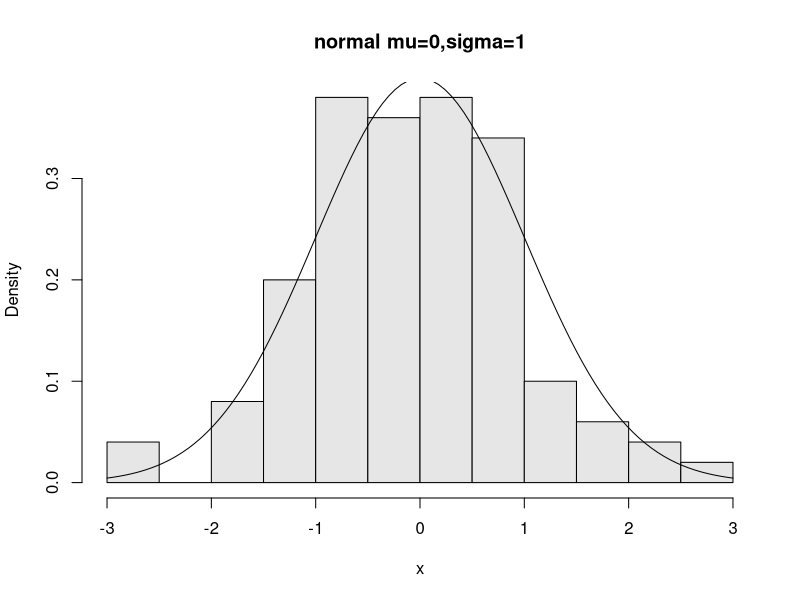
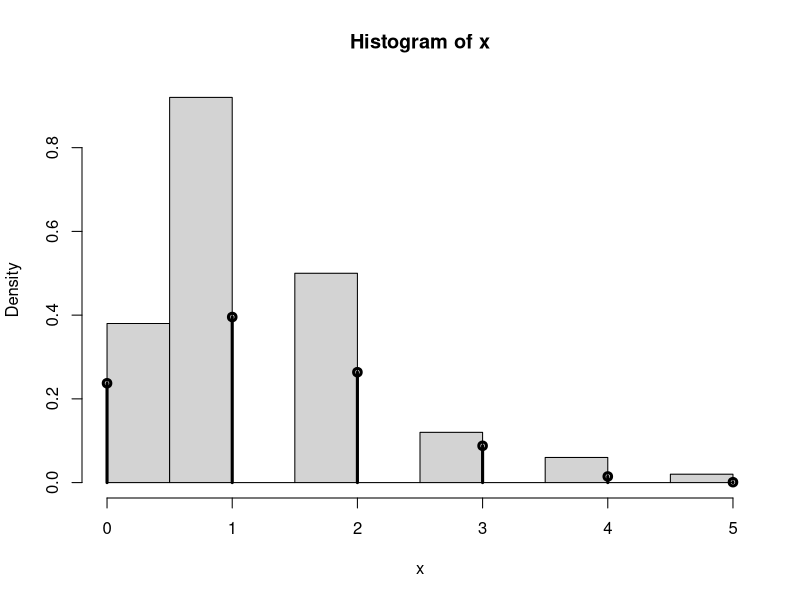
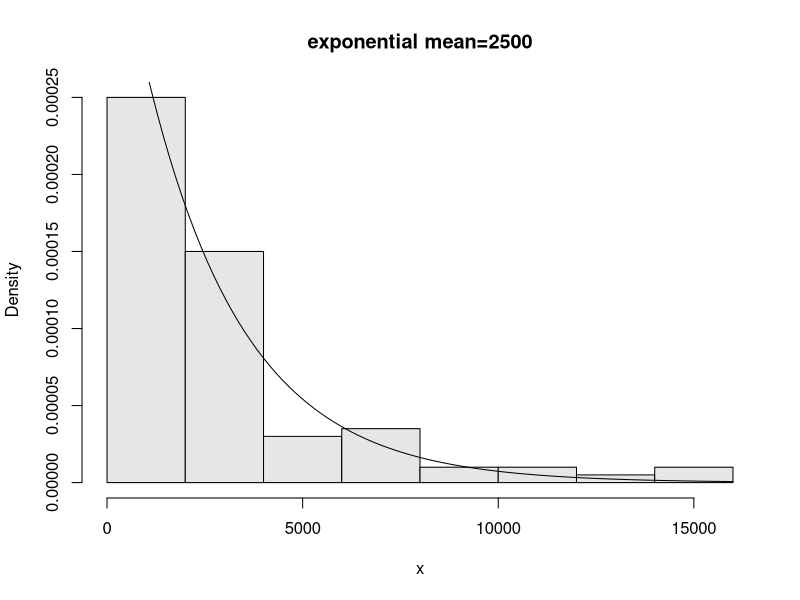

These figures' R source, in order:
#!/usr/bin/r

rnorm(1,100,16)
rnorm(1,mean=280,sd=10)


x=rnorm(100)
hist(x,probability=TRUE,col=gray(.9),main="normal mu=0,sigma=1")
curve(dnorm(x),add=T)

n=1; p=.5                      # set the probability
rbinom(1,n,p)                  # different each time
rbinom(10,n,p)                 # 10 different such numbers


n = 10; p=.5
rbinom(1,n,p)               # 6 successes in 10 trials
rbinom(5,n,p)                 # 5 binomial number


n=5;p=.25
# change as appropriate
x=rbinom(100,n,p)
# 100 random numbers
hist(x,probability=TRUE,)
## use points, not curve as dbinom wants integers only for x
xvals=0:n;points(xvals,dbinom(xvals,n,p),type="h",lwd=3)
points(xvals,dbinom(xvals,n,p),type="p",lwd=3)


x=rexp(100,1/2500)
hist(x,probability=TRUE,col=gray(.9),main="exponential mean=2500")
curve(dexp(x,1/2500),add=T)


## Roll a lives
sample(1:6,10,replace=TRUE)
# no sixes!
## toss a coin
sample(c("H","T"),10,replace=TRUE)
## pick 6 of 54 (a lottery)
sample(1:54,6)
# no replacement
## pick a card. (Fancy! Uses paste, rep)
cards = paste(rep(c("A",2:10,"J","Q","K"),4),c("H","D","S","C"))
sample(cards,5)
# a pair of jacks, no replacement

## roll 2 lives. Even fancier
dice = as.vector(outer(1:6,1:6,paste))
sample(dice,5,replace=TRUE) # replace when rolling dice

